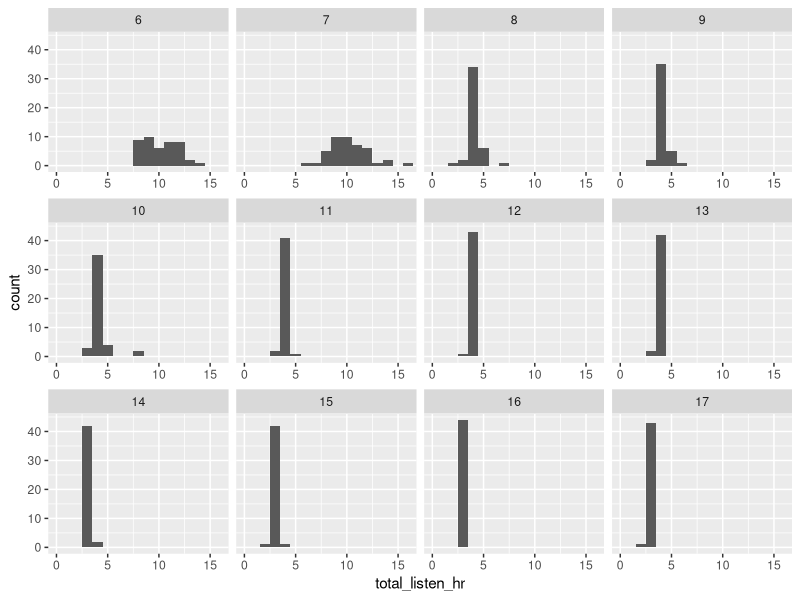

The R script that drew this image:
## ---- chunk 1
knitr::opts_chunk$set(echo = TRUE)
## ---- chunk 2
library(tidyverse)
library(knitr)
## ---- chunk 3
listened_time <- read_csv("listened_time_more_columns.csv")
#csv from webster's code output, column names fixed by hand and separated into subj/month columns in excel
## ---- chunk 4
averages <- listened_time %>%
  group_by(month) %>%
  summarise(mean(total_listen_hr), sd(total_listen_hr), min(total_listen_hr), max(total_listen_hr), n())

kable(averages)
## ---- chunk 5
listened_time %>%
  ggplot(aes(total_listen_hr)) + 
  geom_histogram(binwidth = 1) + 
  coord_cartesian(xlim = c(0,16)) +
  facet_wrap( ~ month, scales = "free_x")

## ---- chunk 6

eight_mo_over <- listened_time %>%
  filter(month == 8) %>%
  filter(total_listen_hr > 4.0)

